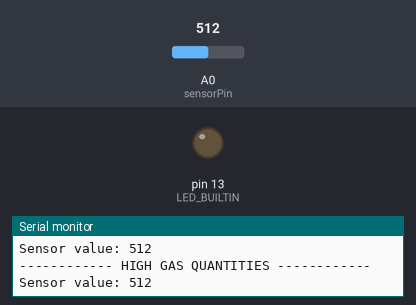
A sketch run on a simulated Arduino Uno, built with avr-gcc and run on an emulated ATmega328P. Shown: output pins drawn as LEDs (lit = HIGH), the last lines printed to the serial monitor. The test bench sets the inputs (shaded band); at power-on: A0 (sensorPin) = 512.

Above: at 1.2 s.
1.3 s: A0 (sensorPin) set to 130
2.8 s: A0 (sensorPin) set to 107
At 3.9 s:
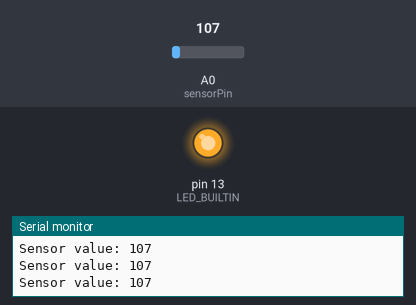
4.3 s: A0 (sensorPin) set to 285
5.8 s: A0 (sensorPin) set to 309
At 6.5 s:
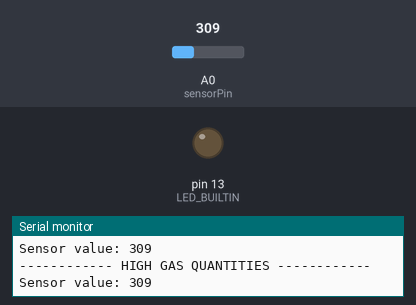
7.5 s: A0 (sensorPin) set to 110
At 8.1 s:
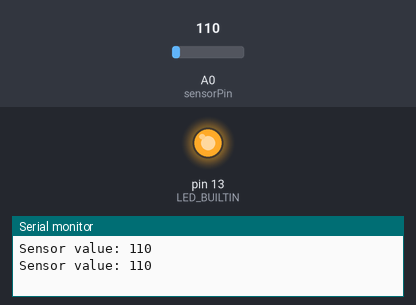
Timing chart, 0 to 10.1 s (numbered marks = the images above; inputs shaded):
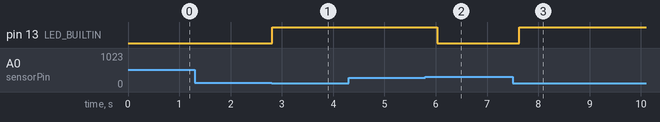

Measured:
- the behaviour switches between 121 and 120 on A0 (sensorPin) (found by bisection; images 0 and 1)
- the behaviour switches between 299 and 300 on A0 (sensorPin) (found by bisection; images 1 and 2)
- after the input at 2.8 s, pin 13 (LED_BUILTIN): LOW → HIGH at once
- after the input at 5.8 s, pin 13 (LED_BUILTIN): HIGH → LOW after 0.23 s
- after the input at 7.5 s, pin 13 (LED_BUILTIN): LOW → HIGH after 0.13 s

The sketch:

AQ-Code.ino
```cpp
int sensorPin = A0;
int active = 0;
int val = 0;

void setup() {
  Serial.begin(9600);
  delay(10);

  pinMode(sensorPin, INPUT);
  pinMode(LED_BUILTIN, OUTPUT);

  digitalWrite(LED_BUILTIN, 1);
}

void loop() {
  // put your main code here, to run repeatedly:

  val = analogRead(sensorPin);

   if(val >= 300) {
    active = 1;
    Serial.println("------------ HIGH GAS QUANTITIES ------------");
  }

  if (active && val <= 120) {
    // Logging
    Serial.println("************** AIR QUALITY IMPROVED ***************");
    active = 0;
  }

  digitalWrite(LED_BUILTIN, not active);

  Serial.print("Sensor value: ");
  Serial.println(val);
  delay(400);
}
```
